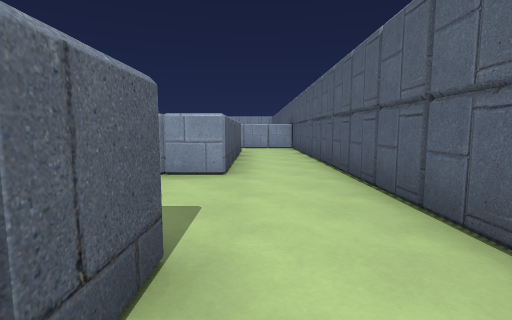
view 1 (above)

13 first-person views from a walk through a level from a Godot 3-D game. The camera is 1.3 m above the floor, tilts 6° down and sees 85° across. The floor is counted in squares, 1.8 m on a side. Each view is taken from the middle of a square. On the plan, view 1 faces up. The plan holds only what a view shows up to about 10 squares ahead; the rest is blank. Some surface patterns are stand-ins.

view 2
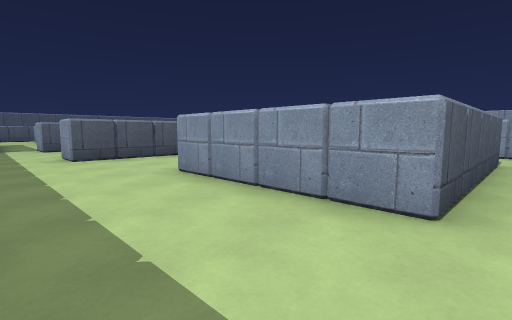

view 3
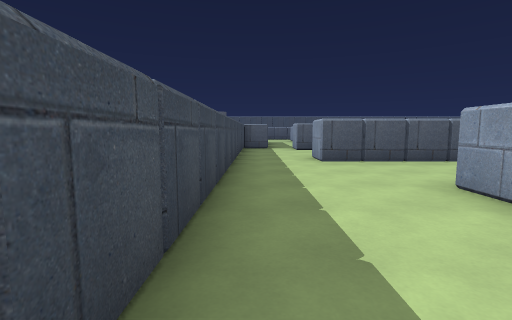

view 4
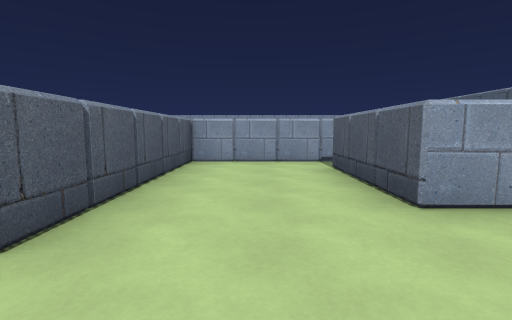

view 5
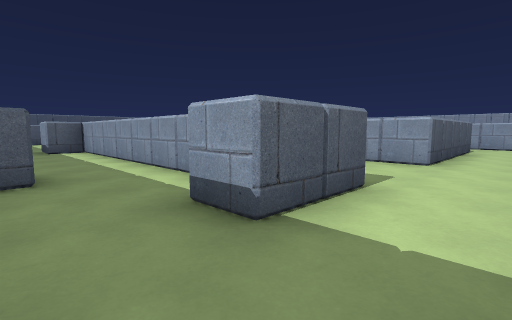

view 6
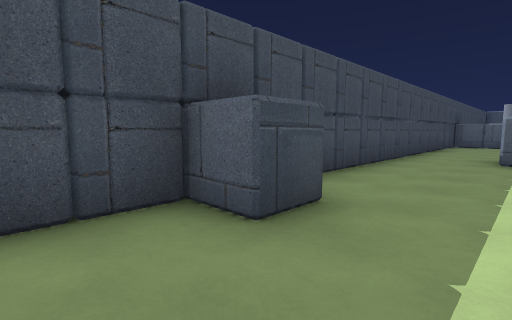

view 7
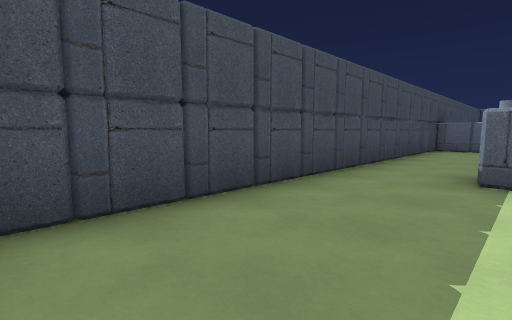

view 8
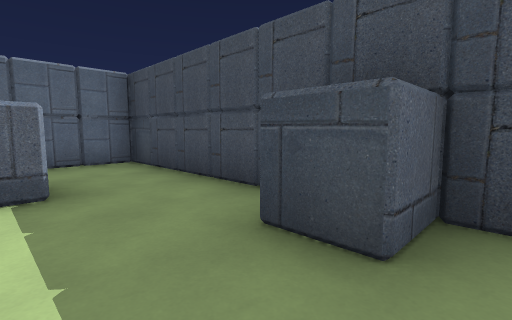

view 9
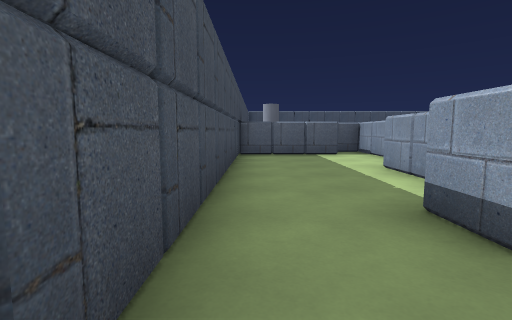

view 10
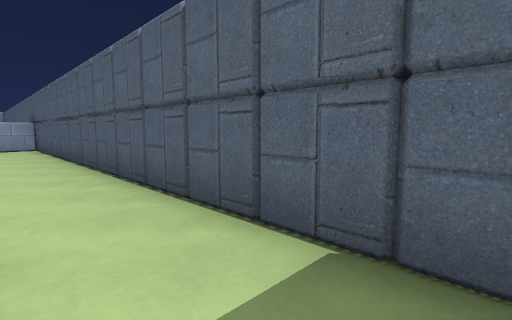

view 11
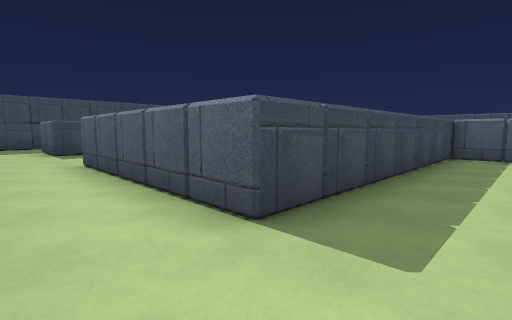

view 12
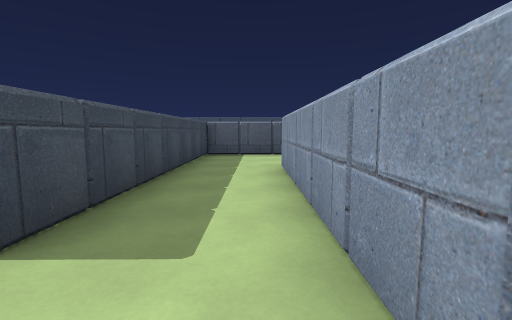

view 13
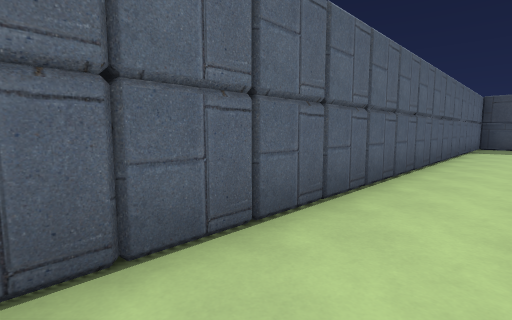

### Floor plan
Points are (right, up) in squares from view 1. A wall is a line through its corners. A room is listed if a view was taken in it or the views show most of it. See-through windows are left out.
Room 1 (views 1, 2, 3, 4, 11, 12, 13)
walls: (-4.5, 4.5) (-4.5, 7.5); (-4.1, 8.5) (-7.5, 8.5); (-7.5, 9.5) (-0.5, 9.5) (-0.5, 4.5) (-4.5, 4.5) (-4.6, 5.6); (-2.6, 9.6) (-1.5, 9.5); (-2.6, 1.6) (-1.5, 1.5); (-8.5, 1.5) (-0.5, 1.5) (-0.5, -0.5); (-7.5, 11.9) (-7.5, 3.5) (-8.5, 3.5); (1.5, 2.5) (1.4, 3.6); (1.5, -0.5) (1.5, 11.5) (-4.5, 11.5); (1.5, -0.6) (1.4, 0.5)
ways out: opening at (0.5, 0.5) to room 2; opening at (-8, 2.5); opening at (-4, 8)
Room 2 (views 5, 6, 7, 8, 9, 10)
walls: (-9.6, -2.4) (-8.5, -2.5); (-12, 0.5) (-13.5, 0.5); (-5.6, -2.4) (-4.6, -2.5) (-4.5, -1.5) (-3.5, -1.5) (-3.5, -2.5); (-4.5, -2.5) (-4.5, -1.5); (-3, 0.5) (-9.5, 0.5) (-9.5, -0.5) (-10.5, -0.5); (-2.5, -2.5) (-1.4, -2.4); (-15.6, 1.5) (-17.5, 1.5) (-17.5, 0.8); (-16.5, 0.5) (-16.5, -2.5) (1.5, -2.5) (1.5, -0.5); (-0.5, -0.5) (-1.5, -0.5); (1.4, -1.6) (1.5, -0.5)
ways out: opening at (0.5, 0.5) to room 1

Where each view was taken, in squares from view 1:
view 1: 0 up, 0 right, facing up
view 2: 2 up, 0 right, facing up-left
view 3: 2 up, 1 left, facing left
view 4: 2 up, 6 left, facing up
view 5: 2 down, 1 right, facing up-left
view 6: 0 up, 2 left, facing down-left
view 7: 0 up, 5 left, facing down-left
view 8: 0 up, 5 left, facing down-right
view 9: 2 down, 8 left, facing left
view 10: 1 down, 0 right, facing up-right
view 11: 11 up, 1 right, facing down-left
view 12: 11 up, 1 right, facing left
view 13: 11 up, 0 right, facing down-right
